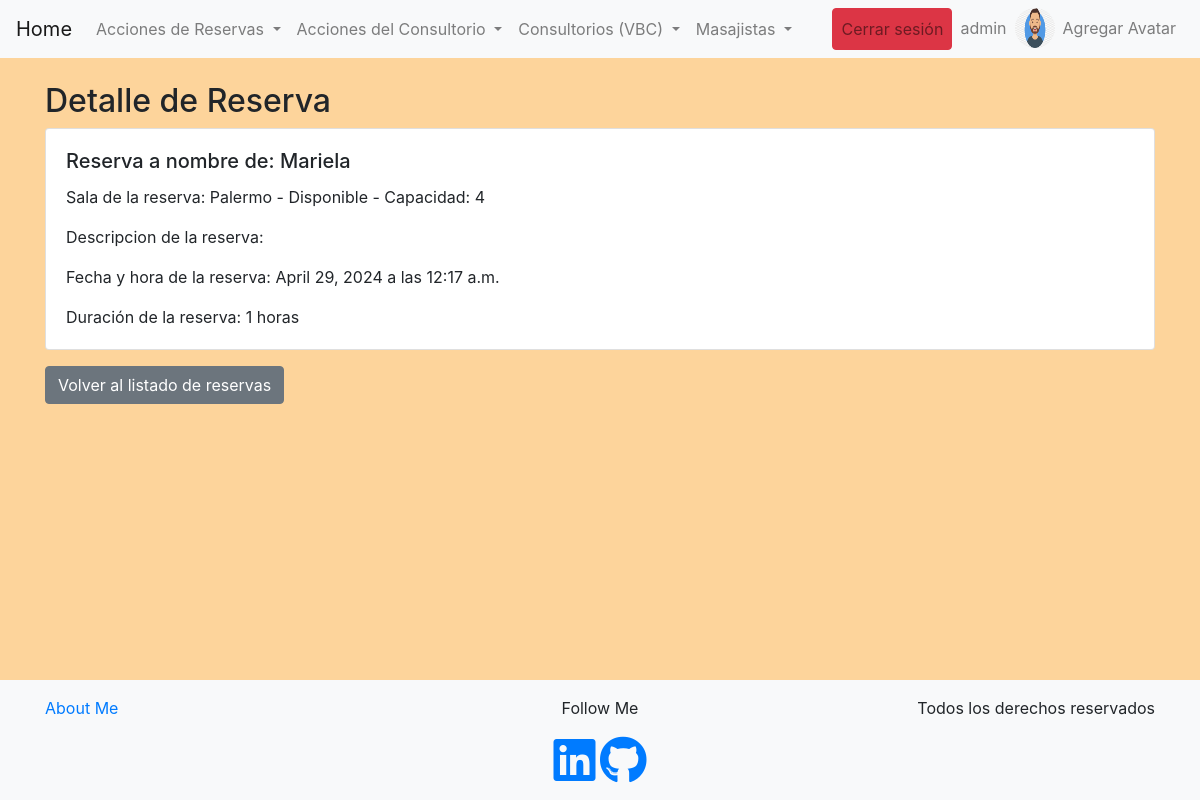
/bookings/detail-booking/9 (signed in), run on the app's committed database.
### bookings/models.py (models this page shows, shortened)
class Avatar(models.Model):
    user = models.OneToOneField(User, on_delete=models.CASCADE, related_name='avatar')
    image = models.ImageField(upload_to='avatars/')

class Reserva(models.Model):
    nombre_de_usuario = models.CharField(max_length=50)
    consultorio = models.ForeignKey(Consultorio, on_delete=models.CASCADE, related_name='reservas')
    fecha = models.DateField(default=timezone.now)
    hora = models.TimeField(default=timezone.now)
    duracion = models.IntegerField(default=1)
    descripcion = models.TextField(blank=True, null=True, max_length=50)

class Consultorio(models.Model):
    nombre = models.CharField(max_length=100)
    disponible = models.BooleanField(default=True)
    capacidad = models.IntegerField()
    descripcion = models.TextField(blank=True, null=True, max_length=50)
    def __str__(self):
        return f"{self.nombre} - {'Disponible' if self.disponible else 'No Disponible'} - Capacidad: {self.capacidad}"

### bookings/views.py (the view)
# urls.py: path("detail-booking/<booking_id>", detail_booking_view, name="booking-detail"),
def detail_booking_view(request, booking_id):
    reserva = Reserva.objects.get(id=booking_id)
    contexto_dict = {"reserva" : reserva}
    return render(request, "bookings/detail-booking.html", contexto_dict)

### bookings/templates/bookings/detail-booking.html (shortened to what this page needs)
{% extends 'bookings/base.html' %}
{% block content %}
<section>
    <h2>Detalle de Reserva</h2>
    <div class="card mb-3">
        <div class="card-body">
            <h5 class="card-title">Reserva a nombre de: {{ reserva.nombre_de_usuario }}</h5>
            <p class="card-text">Sala de la reserva: {{ reserva.consultorio }}</p>
            <p class="card-text">Descripcion de la reserva: {{ reserva.descripcion }}</p>
            <p class="card-text">Fecha y hora de la reserva: {{ reserva.fecha }} a las {{ reserva.hora }}</p>
            <p class="card-text">Duración de la reserva: {{ reserva.duracion }} horas</p>
        </div>
    </div>
    <a href="{% url 'bookings-list' %}" class="btn btn-secondary">Volver al listado de reservas</a>
</section>
{% endblock %}

### bookings/templates/bookings/base.html (shortened to what this page needs)
{% load static %}
<!DOCTYPE html>
<html lang="en">
<head>
    <link rel="stylesheet" href="https://stackpath.bootstrapcdn.com/bootstrap/4.5.2/css/bootstrap.min.css">
    <link rel="stylesheet" href="https://cdnjs.cloudflare.com/ajax/libs/font-awesome/5.15.4/css/all.min.css">
    <link rel="stylesheet" type="text/css" href="{% static 'css/styles.css' %}">
</head>
<body class="d-flex flex-column min-vh-100">
    <nav class="navbar navbar-expand-lg navbar-light bg-light">
        {% if user.is_authenticated %}
        <a class="navbar-brand" href="{% url 'home' %}">Home</a>
        {% endif %}
        <div class="collapse navbar-collapse" id="navbarNav">
            <ul class="navbar-nav mr-auto">
                {% if user.is_authenticated %}
                <li class="nav-item dropdown">
                    <a class="nav-link dropdown-toggle" href="#" id="reservasDropdown" role="button" data-toggle="dropdown"
                        aria-haspopup="true" aria-expanded="false">
                        Acciones de Reservas
                    </a>
                </li>
                <li class="nav-item dropdown">
                    <a class="nav-link dropdown-toggle" href="#" id="consultorioDropdown" role="button" data-toggle="dropdown"
                        aria-haspopup="true" aria-expanded="false">
                        Acciones del Consultorio
                    </a>
                </li>
                <li class="nav-item dropdown">
                    <a class="nav-link dropdown-toggle" href="#" id="navbarDropdownMenuLinkSala" role="button" data-toggle="dropdown"
                        aria-haspopup="true" aria-expanded="false">
                        Consultorios (VBC)
                    </a>
                </li>
                <li class="nav-item dropdown">
                    <a class="nav-link dropdown-toggle" href="#" id="navbarDropdownMenuLinkMasajista" role="button"
                        data-toggle="dropdown" aria-haspopup="true" aria-expanded="false">
                        Masajistas
                    </a>
                </li>
                {% endif %}
            </ul>
            <ul class="navbar-nav ml-auto">
                {% if user.is_authenticated %}
                <li class="nav-item">
                    <a class="nav-link btn btn-danger" href="{% url 'logout' %}">Cerrar sesión</a>
                </li>
                <li class="nav-item">
                    <a class="nav-link" href="{% url 'edit-profile'%}">{{user.username}}</a>
                </li>
                <li class="nav-item">
                    {% if user.avatar.image %}
                    <img src="{{ user.avatar.image.url }}" alt="Avatar" style="height: 40px; width: 40px; border-radius: 50%;">
                    {% endif %}
                    <li class="nav-item">
                        <a href="{% url 'avatar-edit' %}" class="nav-link">Agregar Avatar</a>
                    </li>
                </li>
                {% endif %}
            </ul>
        </div>
    </nav>
    <div class="container mt-4">
        {% block content %}{% endblock content %}
    </div>
    <footer class="mt-auto py-3 bg-light">
        <div class="container text-center">
            <div class="row">
                <div class="col-md-4 text-md-left">
                    <a href="{% url 'about-me' %}">About Me</a>
                </div>
                <div class="col-md-4">
                    <p>Follow Me</p>
                    <a href="https://www.linkedin.com/in/pablo-cala-152a46202/" target="_blank" class="footer-icons"><i class="fab fa-linkedin fa-3x"></i></a>
                    <a href="https://github.com/Pablocala98" target="_blank" class="footer-icons"><i class="fab fa-github fa-3x"></i></a>
                </div>
                <div class="col-md-4 text-md-right">
                    <p>Todos los derechos reservados</p>
                </div>
            </div>
        </div>
    </footer>
</body>
</html>

### bookings/static/css/styles.css (style rules this page uses)
body { background-color: rgb(253, 212, 155); }

### data on the page
Reserva: nombre_de_usuario "Mariela", consultorio "Palermo - Disponible - Capacidad: 4", fecha "April 29, 2024", hora "12:17 a.m.", duracion "1"

### other printed values
{{ user.username }} "admin"
